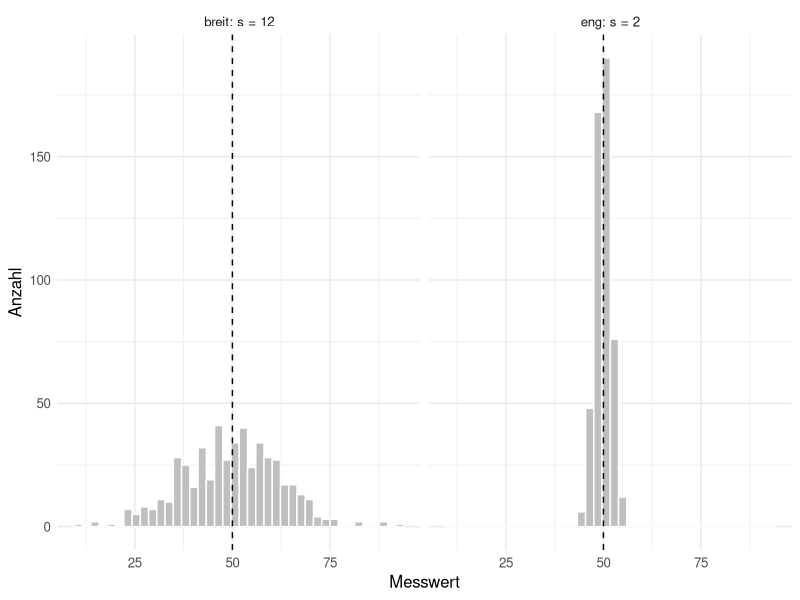
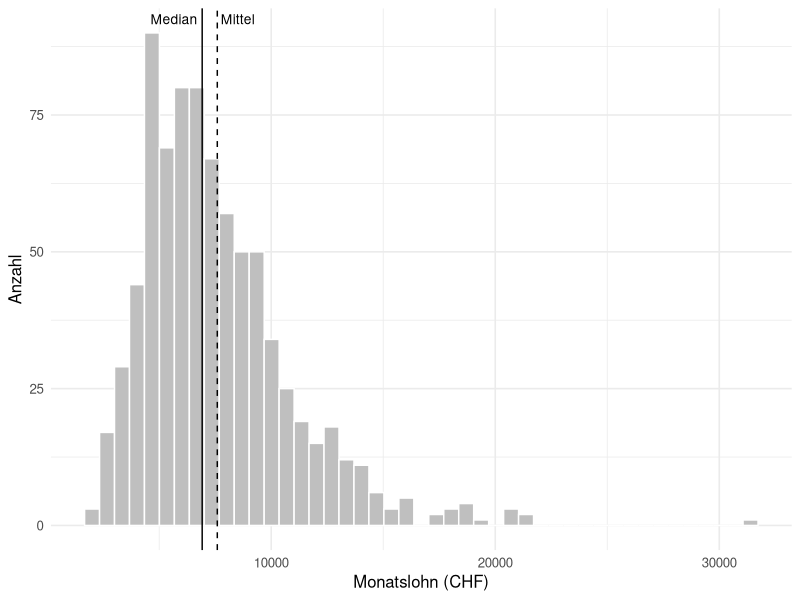
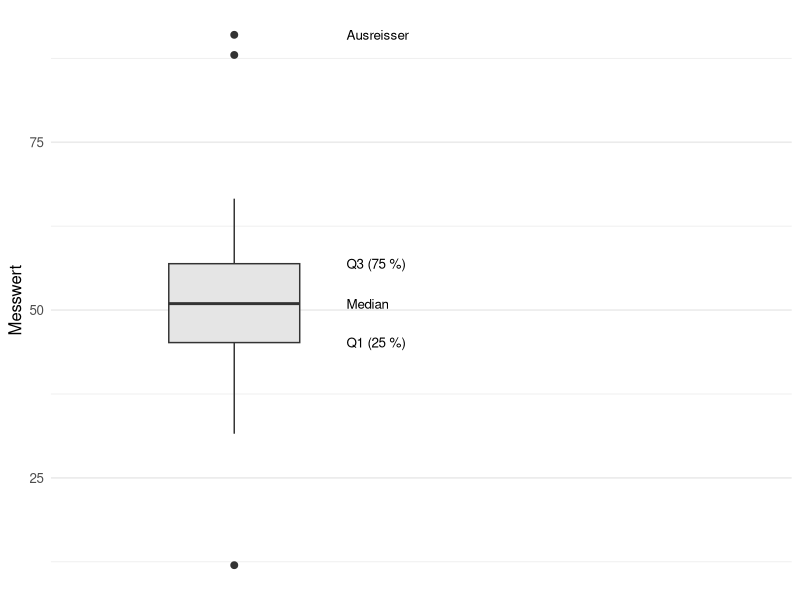
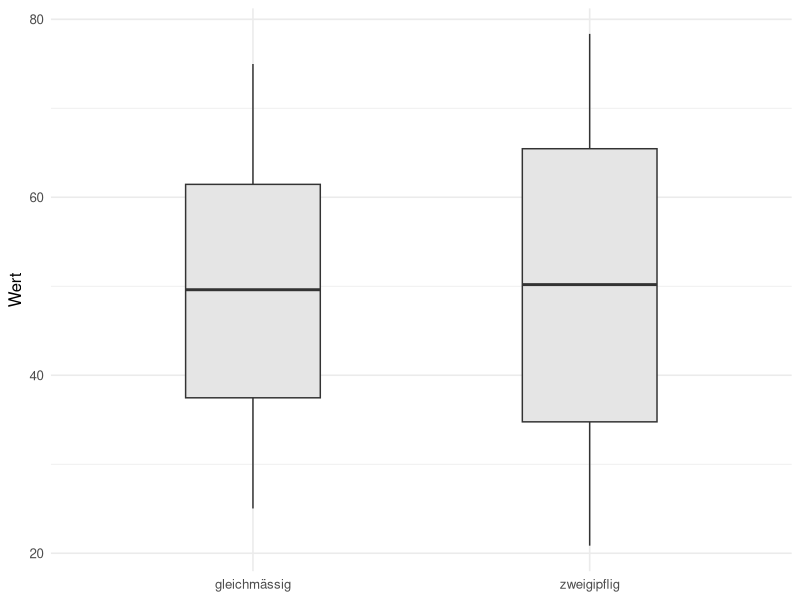
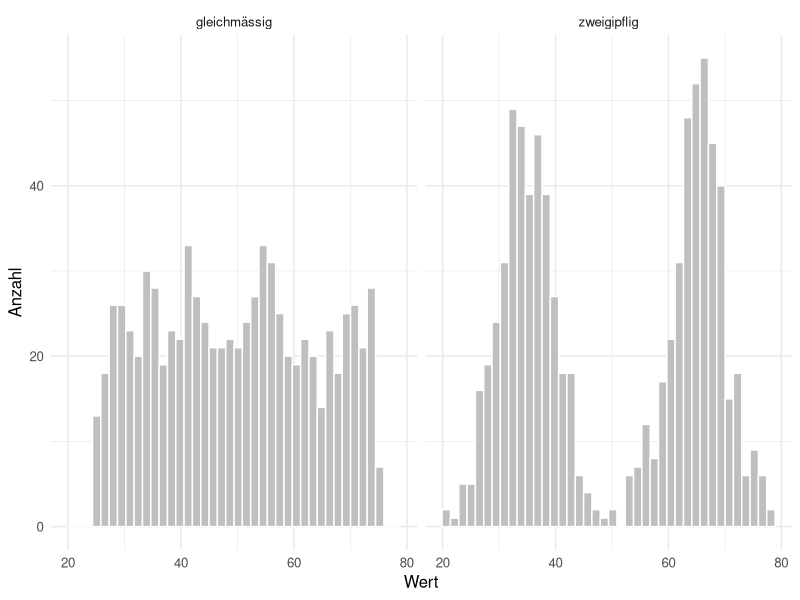

Generate these figures, in order, with R:
## ---- chunk 1
#| label: setup
#| include: false
library(ggplot2)
library(dplyr)

theme_set(theme_minimal(base_size = 12))
set.seed(42)
## ---- chunk 2
#| label: fig-gleiches-mittel
#| fig-cap: "Zwei Verteilungen mit identischem Mittelwert (gestrichelt) und sehr unterschiedlicher Streuung."
vergleich <- data.frame(
  wert   = c(rnorm(500, mean = 50, sd = 2), rnorm(500, mean = 50, sd = 12)),
  gruppe = rep(c("eng: s = 2", "breit: s = 12"), each = 500)
)

ggplot(vergleich, aes(wert)) +
  geom_histogram(bins = 40, fill = "grey75", colour = "white") +
  geom_vline(xintercept = 50, linetype = "dashed") +
  facet_wrap(~ gruppe) +
  labs(x = "Messwert", y = "Anzahl")
## ---- chunk 3
#| label: robustheit
x <- c(12, 14, 15, 15, 18, 21)

rbind(
  "ohne Ausreisser" = c(mittel = mean(x),         median = median(x)),
  "mit Ausreisser"  = c(mittel = mean(c(x, 470)), median = median(c(x, 470)))
) |> round(1)
## ---- chunk 4
#| label: fig-schief
#| fig-cap: "Rechtsschiefe Verteilung: der lange rechte Rand zieht das Mittel über den Median."
loehne <- round(rlnorm(800, meanlog = 8.85, sdlog = 0.42))

ggplot(data.frame(lohn = loehne), aes(lohn)) +
  geom_histogram(bins = 45, fill = "grey75", colour = "white") +
  geom_vline(xintercept = median(loehne)) +
  geom_vline(xintercept = mean(loehne), linetype = "dashed") +
  annotate("text", x = median(loehne), y = Inf, label = "Median",
           vjust = 1.6, hjust = 1.1, size = 3.5) +
  annotate("text", x = mean(loehne), y = Inf, label = "Mittel",
           vjust = 1.6, hjust = -0.1, size = 3.5) +
  labs(x = "Monatslohn (CHF)", y = "Anzahl")
## ---- chunk 5
#| label: quantile
quantile(loehne, probs = c(0, 0.25, 0.5, 0.75, 1))
## ---- chunk 6
#| label: streuung
c(spannweite = diff(range(loehne)),
  iqr        = IQR(loehne),
  sd         = sd(loehne),
  vk         = sd(loehne) / mean(loehne)) |> round(3)
## ---- chunk 7
#| label: fig-boxplot-anatomie
#| fig-cap: "Anatomie des Boxplots. Die Antennen enden am letzten Wert innerhalb der 1.5-IQR-Grenze, nicht an der Grenze selbst."
werte <- c(rnorm(120, 50, 8), 88, 91, 12)
kennz <- quantile(werte, c(0.25, 0.5, 0.75))

ggplot(data.frame(werte), aes(y = werte, x = 1)) +
  geom_boxplot(aes(group = 1), width = 0.35, fill = "grey90", outlier.size = 2) +
  annotate("text", x = 1.3, y = kennz[1],   label = "Q1 (25 %)",  hjust = 0, size = 3.4) +
  annotate("text", x = 1.3, y = kennz[2],   label = "Median",     hjust = 0, size = 3.4) +
  annotate("text", x = 1.3, y = kennz[3],   label = "Q3 (75 %)",  hjust = 0, size = 3.4) +
  annotate("text", x = 1.3, y = max(werte), label = "Ausreisser", hjust = 0, size = 3.4) +
  scale_x_continuous(limits = c(0.6, 2.4), breaks = NULL, name = NULL) +
  labs(y = "Messwert")
## ---- chunk 8
#| label: fig-boxplot-blind
#| fig-cap: "Zwei Verteilungen, deren Boxplots kaum zu unterscheiden sind."
#| fig-height: 3.4
dat <- data.frame(
  wert = c(c(rnorm(400, 35, 5), rnorm(400, 65, 5)),
           runif(800, min = 25, max = 75)),
  form = rep(c("zweigipflig", "gleichmässig"), each = 800)
)

ggplot(dat, aes(x = form, y = wert)) +
  geom_boxplot(width = 0.4, fill = "grey90") +
  labs(x = NULL, y = "Wert")
## ---- chunk 9
#| label: fig-hist-blind
#| fig-cap: "Dieselben Daten als Histogramm: erst hier wird der Unterschied sichtbar."
ggplot(dat, aes(wert)) +
  geom_histogram(bins = 40, fill = "grey75", colour = "white") +
  facet_wrap(~ form) +
  labs(x = "Wert", y = "Anzahl")
